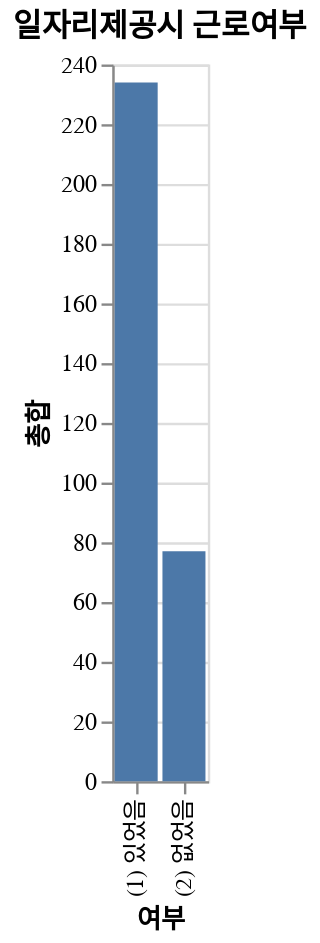

Notebook code cell kept with this figure:
### Code cell
chart = alt.Chart(b).mark_bar().encode(
    x='\uc5ec\ubd80', # Set the x-axis to the '\uc5ec\ubd80' column
    y='\ucd1d\ud569'  # Set the y-axis to the '\ucd1d\ud569' column
).properties(title='일자리제공시 근로여부	')
# Display the chart
chart

### Figure 1 — Vega-Lite specification as saved in the notebook (floating-point values rounded to 4 significant figures)
{"config": {"view": {"continuousWidth": 300, "continuousHeight": 300}}, "data": {"name": "data-a7f892fbc306d5943903f83657772be7"}, "mark": {"type": "bar"}, "encoding": {"x": {"field": "여부", "type": "nominal"}, "y": {"field": "총합", "type": "quantitative"}}, "title": "일자리제공시 근로여부\t", "$schema": "https://vega.github.io/schema/vega-lite/v5.20.1.json", "datasets": {"data-a7f892fbc306d5943903f83657772be7": [{"여부": "(1) 있었음", "총합": 234}, {"여부": "(2) 없었음", "총합": 77}]}}
